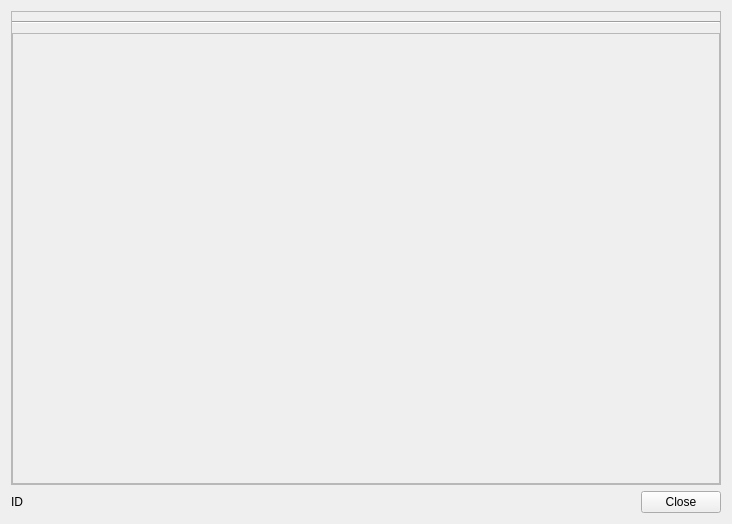
<?xml version="1.0" encoding="UTF-8"?>
<ui version="4.0">
 <class>PollResultDialog</class>
 <widget class="QWidget" name="PollResultDialog">
  <property name="geometry">
   <rect>
    <x>0</x>
    <y>0</y>
    <width>732</width>
    <height>524</height>
   </rect>
  </property>
  <property name="windowTitle">
   <string>Poll Details</string>
  </property>
  <layout class="QVBoxLayout" name="pollResultDialogLayout">
   <item>
    <widget class="QFrame" name="frame">
     <property name="frameShape">
      <enum>QFrame::StyledPanel</enum>
     </property>
     <property name="frameShadow">
      <enum>QFrame::Raised</enum>
     </property>
     <layout class="QVBoxLayout" name="verticalLayout" stretch="0,0,1,0">
      <property name="spacing">
       <number>9</number>
      </property>
      <property name="leftMargin">
       <number>0</number>
      </property>
      <property name="topMargin">
       <number>0</number>
      </property>
      <property name="rightMargin">
       <number>0</number>
      </property>
      <property name="bottomMargin">
       <number>0</number>
      </property>
      <item>
       <widget class="PollDetails" name="details" native="true"/>
      </item>
      <item>
       <widget class="Line" name="detailsLine">
        <property name="orientation">
         <enum>Qt::Horizontal</enum>
        </property>
       </widget>
      </item>
      <item>
       <widget class="QScrollArea" name="choicesScrollArea">
        <property name="widgetResizable">
         <bool>true</bool>
        </property>
        <widget class="QWidget" name="choices">
         <property name="geometry">
          <rect>
           <x>0</x>
           <y>0</y>
           <width>710</width>
           <height>430</height>
          </rect>
         </property>
         <layout class="QVBoxLayout" name="choicesScrollLayout">
          <property name="leftMargin">
           <number>0</number>
          </property>
          <property name="topMargin">
           <number>0</number>
          </property>
          <property name="rightMargin">
           <number>0</number>
          </property>
          <property name="bottomMargin">
           <number>0</number>
          </property>
          <item>
           <layout class="QVBoxLayout" name="choicesLayout">
            <property name="spacing">
             <number>12</number>
            </property>
            <property name="rightMargin">
             <number>9</number>
            </property>
           </layout>
          </item>
          <item>
           <spacer name="choicesBottomSpacer">
            <property name="orientation">
             <enum>Qt::Vertical</enum>
            </property>
            <property name="sizeHint" stdset="0">
             <size>
              <width>20</width>
              <height>0</height>
             </size>
            </property>
           </spacer>
          </item>
         </layout>
        </widget>
       </widget>
      </item>
      <item>
       <spacer name="frameBottomSpacer">
        <property name="orientation">
         <enum>Qt::Vertical</enum>
        </property>
        <property name="sizeHint" stdset="0">
         <size>
          <width>20</width>
          <height>0</height>
         </size>
        </property>
       </spacer>
      </item>
     </layout>
    </widget>
   </item>
   <item>
    <layout class="QHBoxLayout" name="bottomLayout">
     <item>
      <widget class="QLabel" name="idLabel">
       <property name="toolTip">
        <string>Poll ID</string>
       </property>
       <property name="text">
        <string notr="true">ID</string>
       </property>
       <property name="textInteractionFlags">
        <set>Qt::TextSelectableByMouse</set>
       </property>
      </widget>
     </item>
     <item>
      <widget class="QDialogButtonBox" name="buttonBox">
       <property name="standardButtons">
        <set>QDialogButtonBox::Close</set>
       </property>
      </widget>
     </item>
    </layout>
   </item>
  </layout>
 </widget>
 <customwidgets>
  <customwidget>
   <class>PollDetails</class>
   <extends>QWidget</extends>
   <header>voting/polldetails.h</header>
   <container>1</container>
  </customwidget>
 </customwidgets>
 <resources/>
 <connections/>
</ui>
